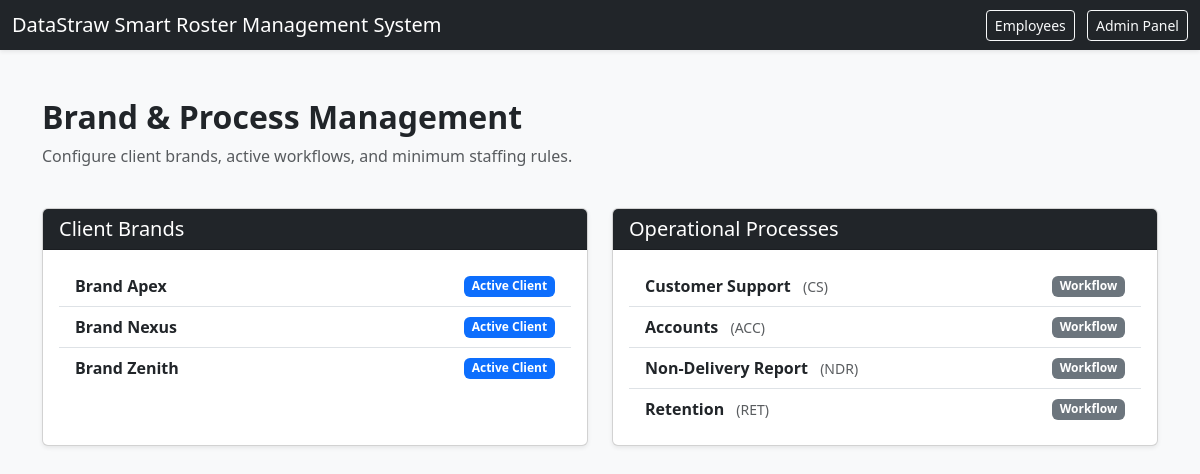
/brands/, run on the app's committed database.
### roster/models.py (models this page shows, shortened)
class Brand(models.Model):
    name = models.CharField(max_length=100, unique=True)
    client_name = models.CharField(max_length=100, blank=True, null=True)
    description = models.TextField(blank=True, null=True)

class Process(models.Model):
    code = models.CharField(max_length=20, unique=True) # e.g., CS, ACC, NDR, RET
    name = models.CharField(max_length=100) # e.g., Customer Support
    description = models.TextField(blank=True, null=True)

### roster/views.py (the view)
# urls.py: path('brands/', views.brand_management_view, name='brand_management'),
def brand_management_view(request):
    brands = Brand.objects.all()
    processes = Process.objects.all()
    rules = BrandProcessRule.objects.all().select_related('brand', 'process')
    context = {'brands': brands, 'processes': processes, 'rules': rules}
    return render(request, 'roster/brand_management.html', context)

### roster/templates/roster/brand_management.html (shortened to what this page needs)
<!DOCTYPE html>
<html lang="en">
<head>
    <link href="https://cdn.jsdelivr.net/npm/bootstrap@5.3.0/dist/css/bootstrap.min.css" rel="stylesheet">
</head>
<body class="bg-light">
    <nav class="navbar navbar-dark bg-dark shadow-sm">
        <div class="container-fluid">
            <span class="navbar-brand mb-0 h1">DataStraw Smart Roster Management System</span>
            <div>
                <a href="/employees/" class="btn btn-outline-light btn-sm me-2">Employees</a>
                <a href="/admin/" class="btn btn-outline-light btn-sm" target="_blank">Admin Panel</a>
            </div>
        </div>
    </nav>
    <div class="container my-5">
        <div class="row mb-4">
            <div class="col">
                <h2 class="fw-bold text-dark">Brand & Process Management</h2>
                <p class="text-muted">Configure client brands, active workflows, and minimum staffing rules.</p>
            </div>
        </div>
        <div class="row mb-4">
            <div class="col-md-6 mb-3">
                <div class="card shadow-sm h-100">
                    <div class="card-header bg-dark text-white">
                        <h5 class="mb-0">Client Brands</h5>
                    </div>
                    <div class="card-body">
                        <ul class="list-group list-group-flush">
                            {% for brand in brands %}
                            <li class="list-group-item d-flex justify-content-between align-items-center">
                                <span class="fw-semibold">{{ brand.name }}</span>
                                <span class="badge bg-primary">Active Client</span>
                            </li>
                            {% empty %}
                            <li class="list-group-item text-muted">No brands found.</li>
                            {% endfor %}
                        </ul>
                    </div>
                </div>
            </div>
            <div class="col-md-6 mb-3">
                <div class="card shadow-sm h-100">
                    <div class="card-header bg-dark text-white">
                        <h5 class="mb-0">Operational Processes</h5>
                    </div>
                    <div class="card-body">
                        <ul class="list-group list-group-flush">
                            {% for proc in processes %}
                            <li class="list-group-item d-flex justify-content-between align-items-center">
                                <div>
                                    <span class="fw-semibold">{{ proc.name }}</span>
                                    <small class="text-muted ms-2">({{ proc.code }})</small>
                                </div>
                                <span class="badge bg-secondary">Workflow</span>
                            </li>
                            {% empty %}
                            <li class="list-group-item text-muted">No processes found.</li>
                            {% endfor %}
                        </ul>
                    </div>
                </div>
            </div>
        </div>
    </div>
</body>
</html>

### data on the page
Brand: name "Brand Apex"
Brand: name "Brand Nexus"
Brand: name "Brand Zenith"
Process: name "Customer Support", code "CS"
Process: name "Accounts", code "ACC"
Process: name "Non-Delivery Report", code "NDR"
Process: name "Retention", code "RET"
